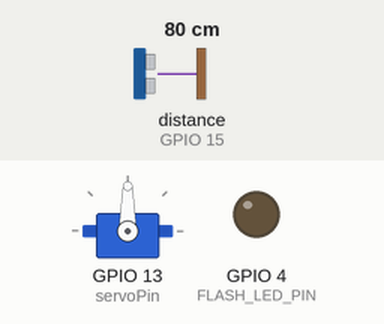
Simulated run of this sketch. Board: ESP32. Parts: servo, output pins drawn as LEDs (lit = HIGH). Wiring (inferred from the names in the program): ultrasonic range finder: trigger GPIO 14; echo GPIO 15. Inputs (shaded band) come from the test bench; at power-on: distance to the obstacle (sensor on GPIO 15) 80 cm. The echo pulse lasts 58.3 µs per cm; WiFi joins after 1.5 s; servers stay silent unless stated; uploads are accepted with an empty reply; the camera gives no picture; pins used as bus, display or sensor lines are not drawn; what the sketch prints to the serial monitor is not drawn.

Above: at 3.0 s.
3.1 s: distance to the obstacle (sensor on GPIO 15) set to 12 cm
5.8 s: distance to the obstacle (sensor on GPIO 15) set to 9 cm
At 6.1 s:
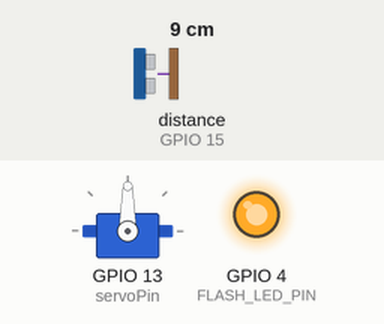
14.5 s: distance to the obstacle (sensor on GPIO 15) set to 2 cm
Timing chart, 0 to 21.0 s (numbered marks = the images above; inputs shaded):
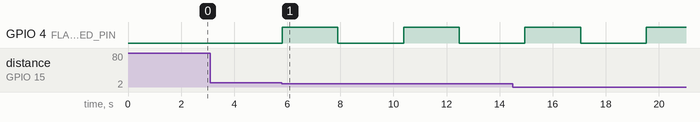

The sketch:

test.ino
```cpp
//>>>>>>>>>>>>>>>>>>>>>>>>>>>>>>>>>>>>>>>>>>>>>>>>>>>>>>>>>>>>>>>>>>>>>>>>>>>>>>>>>>>>>>>>> ESP32_CAM_Send_Photo_to_Server
//======================================== Including the libraries.
#include <WiFi.h>
#include "soc/soc.h"
#include "soc/rtc_cntl_reg.h"
#include "esp_camera.h"
#include <ESP32Servo.h>
//========================================

//======================================== CAMERA_MODEL_AI_THINKER GPIO.
#define PWDN_GPIO_NUM     32
#define RESET_GPIO_NUM    -1
#define XCLK_GPIO_NUM      0
#define SIOD_GPIO_NUM     26
#define SIOC_GPIO_NUM     27

#define Y9_GPIO_NUM       35
#define Y8_GPIO_NUM       34
#define Y7_GPIO_NUM       39
#define Y6_GPIO_NUM       36
#define Y5_GPIO_NUM       21
#define Y4_GPIO_NUM       19
#define Y3_GPIO_NUM       18
#define Y2_GPIO_NUM        5
#define VSYNC_GPIO_NUM    25
#define HREF_GPIO_NUM     23
#define PCLK_GPIO_NUM     22
//========================================

// LED Flash PIN (GPIO 4)
#define FLASH_LED_PIN 4

//======================================== Insert your network credentials.
const char* ssid = "ULTIMATUM";
const char* password = "mahin10furq";
const char* ssid_alt = "moto g82 5G_5548";
const char* password_alt = "luqman@123";
//========================================

#define trigPin 14
#define echoPin 15
#define servoPin 13 // GPIO pin for servo control

long distance, duration;

Servo myServo;

//======================================== Variables for Timer/Millis.
unsigned long previousMillis = 0;
const int Interval = 2000; //--> Photo capture every 20 seconds.
//========================================

// Server Address or Server IP.
String serverName = "117.216.169.90";  //--> Change with your server computer's IP address or your Domain name.
// The file path "upload_img.php" on the server folder.
// String serverPath = "/ESP32CAM/upload_img.php";
String serverPath = "/";
// Server Port.
const int serverPort = 80;

// Variable to set capture photo with LED Flash.
// Set to "false", then the Flash LED will not light up when capturing a photo.
// Set to "true", then the Flash LED lights up when capturing a photo.
bool LED_Flash_ON = true;

// Initialize WiFiClient.
WiFiClient client;

//________________________________________________________________________________ sendPhotoToServer()
String sendPhotoToServer() {
  String AllData;
  String DataBody;

  Serial.println();
  Serial.println("-----------");

  //---------------------------------------- Pre capture for accurate timing.
  Serial.println("Taking a photo...");

  if (LED_Flash_ON == true) {
    digitalWrite(FLASH_LED_PIN, HIGH);
    delay(1000);
  }

  for (int i = 0; i <= 3; i++) {
    camera_fb_t * fb = NULL;
    fb = esp_camera_fb_get();
     if(!fb) {
        Serial.println("Camera capture failed");
        Serial.println("Restarting the ESP32 CAM.");
        delay(1000);
        ESP.restart();
        return "Camera capture failed. Restarting the ESP32 CAM.";
      }
    esp_camera_fb_return(fb);
    delay(200);
  }

  camera_fb_t * fb = NULL;
  fb = esp_camera_fb_get();
  if(!fb) {
    Serial.println("Camera capture failed");
    Serial.println("Restarting the ESP32 CAM.");
    delay(1000);
    ESP.restart();
    return "Camera capture failed. Restarting the ESP32 CAM.";
  }

  if (LED_Flash_ON == true) digitalWrite(FLASH_LED_PIN, LOW);

  Serial.println("Taking a photo was successful.");
  //----------------------------------------

  Serial.println("Connecting to server: " + serverName);

  if (client.connect(serverName.c_str(), serverPort)) {
    Serial.println("Connection successful!");

    String post_data = "--dataMarker\r\nContent-Disposition: form-data; name=\"imageFile\"; filename=\"ESP32CAMCap.jpg\"\r\nContent-Type: image/jpeg\r\n\r\n";
    String head =  post_data;
    String boundary = "\r\n--dataMarker--\r\n";

    uint32_t imageLen = fb->len;
    uint32_t dataLen = head.length() + boundary.length();
    uint32_t totalLen = imageLen + dataLen;
    String apiKey = "a37eb3f33f2d3c80f6076646a9b6d62dcc9cfffa";

    client.println("POST " + serverPath + " HTTP/1.1");
    client.println("Host: " + serverName);
    client.println("Content-Length: " + String(totalLen));
    client.println("Content-Type: multipart/form-data; boundary=dataMarker");
    client.println("Authorization: Token " + apiKey);
    client.println();
    client.print(head);

    uint8_t *fbBuf = fb->buf;
    size_t fbLen = fb->len;
    for (size_t n=0; n<fbLen; n=n+1024) {
      if (n+1024 < fbLen) {
        client.write(fbBuf, 1024);
        fbBuf += 1024;
      }
      else if (fbLen%1024>0) {
        size_t remainder = fbLen%1024;
        client.write(fbBuf, remainder);
      }
    }
    client.print(boundary);

    esp_camera_fb_return(fb);

    int timoutTimer = 10000;
    long startTimer = millis();
    boolean state = false;
    Serial.println("Response : ");
    while ((startTimer + timoutTimer) > millis()) {
      Serial.print(".");
      delay(200);

      // Skip HTTP headers
      while (client.available()) {
        char c = client.read();
        if (c == '\n') {
          if (AllData.length()==0) { state=true; }
          AllData = "";
        }
        else if (c != '\r') { AllData += String(c); }
        if (state==true) { DataBody += String(c); }
        startTimer = millis();
      }
      if (DataBody.length()>0) { break; }
    }
    client.stop();
    Serial.println(DataBody);
    Serial.println("-----------");
    Serial.println();
    return DataBody;

  }
  else {
    client.stop();
    DataBody = "Connection to " + serverName +  " failed.";
    Serial.println(DataBody);
    Serial.println("-----------");
  }
}

//________________________________________________________________________________
int connectToWifi(const char* ssid, const char* password) {
  // Setting the ESP32 WiFi to station mode.
  WiFi.mode(WIFI_STA);
  Serial.println();

  Serial.println();
  Serial.print("Connecting to : ");
  Serial.println(ssid);
  WiFi.begin(ssid, password);

  // The process timeout of connecting ESP32 CAM with WiFi Hotspot / WiFi Router is 20 seconds.
  // If within 20 seconds the ESP32 CAM has not been successfully connected to WiFi, the ESP32 CAM will restart.
  // I made this condition because on my ESP32-CAM, there are times when it seems like it can't connect to WiFi, so it needs to be restarted to be able to connect to WiFi.
  int connecting_process_timed_out = 20; //--> 20 = 20 seconds.
  connecting_process_timed_out = connecting_process_timed_out * 2;
  while (WiFi.status() != WL_CONNECTED) {
    Serial.print(".");
    delay(500);
    if(connecting_process_timed_out > 0) connecting_process_timed_out--;
    if(connecting_process_timed_out == 0) {
      Serial.println();
      Serial.print("Failed to connect to ");
      Serial.println(ssid);
      delay(1000);
      return 0;
    }
  }

  Serial.println();
  Serial.print("Successfully connected to ");
  Serial.println(ssid);
  return 1;
}

//________________________________________________________________________________

void rotateServo(int direction) {
  if (direction == 0) {
    Serial.println("Rotating Clockwise");
    myServo.write(0); // Rotate 90 degrees clockwise
    delay(2000);       // Wait for 2 seconds
    myServo.write(90);  // Rotate back to 0 degrees
    Serial.println("Rotating Done");
  } else {
    myServo.write(180); // Rotate 90 degrees anticlockwise
    delay(2000);        // Wait for 2 seconds
    myServo.write(90);   // Rotate back to 0 degrees
  }
}

//________________________________________________________________________________ VOID SETUP()
void setup() {
  // put your setup code here, to run once:

  // Disable brownout detector.
  WRITE_PERI_REG(RTC_CNTL_BROWN_OUT_REG, 0);

  Serial.begin(115200);
  Serial.println();
  pinMode(trigPin, OUTPUT);
  pinMode(echoPin, INPUT);

  pinMode(FLASH_LED_PIN, OUTPUT);

  myServo.attach(servoPin); // Attach the servo to the GPIO pin
  myServo.write(90); // Ensure servo starts at 0 degrees

  //---------------------------------------- The process of connecting ESP32 CAM with WiFi Hotspot / WiFi Router.
  int connected_to_wifi = connectToWifi(ssid, password);
  if(!connected_to_wifi) {
    int connected_to_wifi_alt = connectToWifi(ssid_alt, password_alt);
    if(!connected_to_wifi_alt) {
      Serial.println("Restarting the ESP32 CAM.");
      ESP.restart();
    }
  }

  //---------------------------------------- Set the camera ESP32 CAM.
  Serial.println();
  Serial.print("Set the camera ESP32 CAM...");

  camera_config_t config;
  config.ledc_channel = LEDC_CHANNEL_0;
  config.ledc_timer = LEDC_TIMER_0;
  config.pin_d0 = Y2_GPIO_NUM;
  config.pin_d1 = Y3_GPIO_NUM;
  config.pin_d2 = Y4_GPIO_NUM;
  config.pin_d3 = Y5_GPIO_NUM;
  config.pin_d4 = Y6_GPIO_NUM;
  config.pin_d5 = Y7_GPIO_NUM;
  config.pin_d6 = Y8_GPIO_NUM;
  config.pin_d7 = Y9_GPIO_NUM;
  config.pin_xclk = XCLK_GPIO_NUM;
  config.pin_pclk = PCLK_GPIO_NUM;
  config.pin_vsync = VSYNC_GPIO_NUM;
  config.pin_href = HREF_GPIO_NUM;
  config.pin_sscb_sda = SIOD_GPIO_NUM;
  config.pin_sscb_scl = SIOC_GPIO_NUM;
  config.pin_pwdn = PWDN_GPIO_NUM;
  config.pin_reset = RESET_GPIO_NUM;
  config.xclk_freq_hz = 20000000;
  config.pixel_format = PIXFORMAT_JPEG;

  // init with high specs to pre-allocate larger buffers
  if(psramFound()){
    config.frame_size = FRAMESIZE_UXGA;
    config.jpeg_quality = 10;  //--> 0-63 lower number means higher quality
    config.fb_count = 2;
  } else {
    config.frame_size = FRAMESIZE_SVGA;
    config.jpeg_quality = 8;  //--> 0-63 lower number means higher quality
    config.fb_count = 1;
  }

  // camera init
  esp_err_t err = esp_camera_init(&config);
  if (err != ESP_OK) {
    Serial.printf("Camera init failed with error 0x%x\n", err);
    ESP.restart();
  }
  Serial.println("Camera initialized successfully.");
}

//________________________________________________________________________________ VOID LOOP()
void loop() {
  // Calculate the distance using the ultrasonic sensor.
  digitalWrite(trigPin, LOW);
  delayMicroseconds(2);
  digitalWrite(trigPin, HIGH);
  delayMicroseconds(2);
  digitalWrite(trigPin, LOW);
  duration = pulseIn(echoPin, HIGH);
  distance = duration * 0.034 / 2;

  if (distance < 10) {
    Serial.print("Distance: ");
    Serial.println(distance);
    String response = sendPhotoToServer();
    Serial.println("Photo sent. Server response: " + response);

    Serial.print("Index: ");
    Serial.println(response.indexOf("left"));

    // Rotate servo based on a condition (e.g., left or right based on response data).
    if (response.indexOf("left") != -1) {
      rotateServo(0); // Rotate clockwise
    } else if (response.indexOf("right") != -1) {
      rotateServo(1); // Rotate anticlockwise
    }
  }

  delay(Interval);
}
```

Measured:
- the behaviour switches between 11 and 10 cm on distance to the obstacle (sensor on GPIO 15) (found by bisection; images 0 and 1)
- after the input at 3.1 s, every drawn part: stays the same
- after the input at 5.8 s, GPIO 4 (FLASH_LED_PIN): alternates HIGH for 2.1 s and LOW for 2.5 s, starting at once
